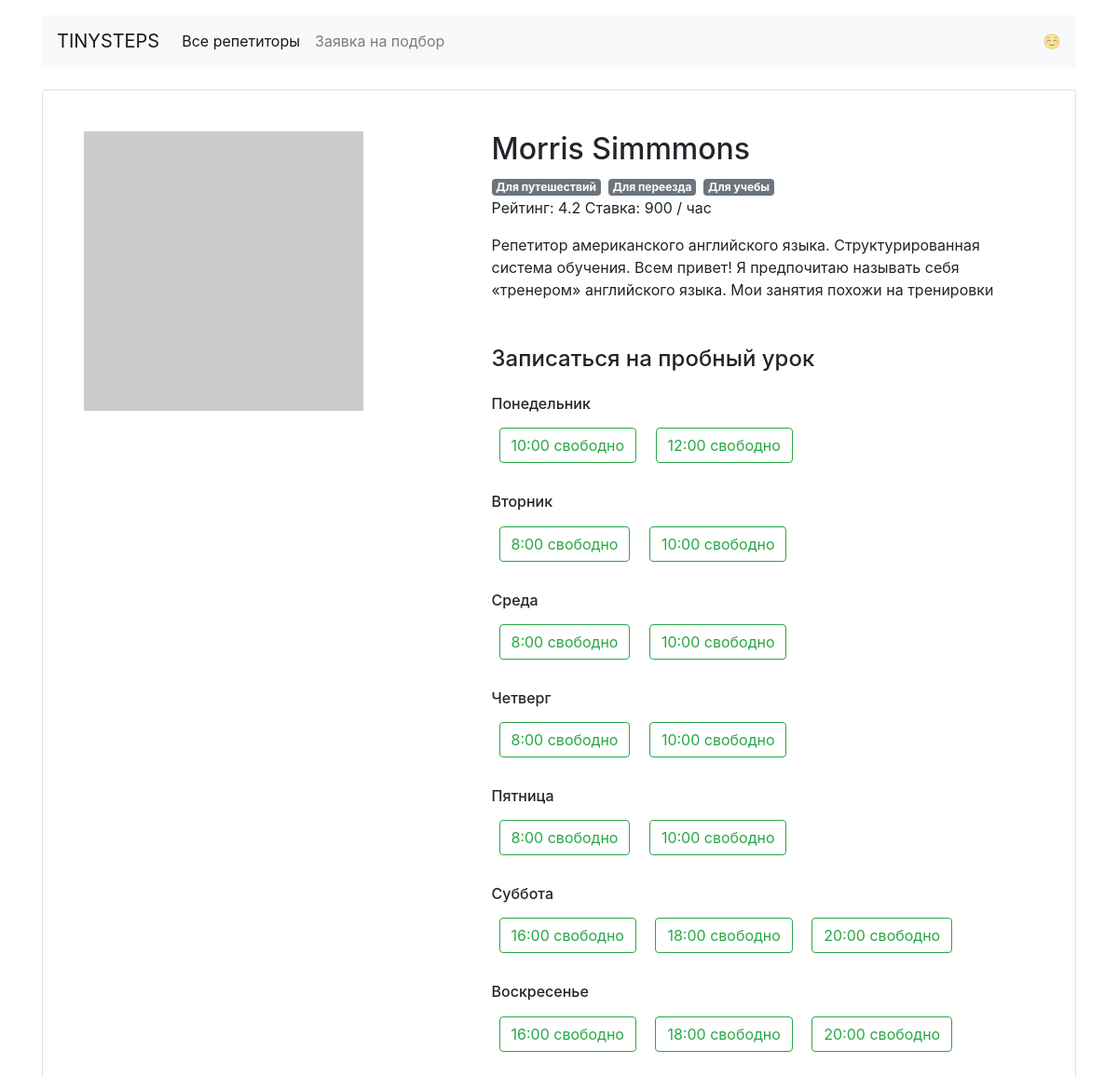
Page /profiles/0/ on the committed database.
### app.py (models this page shows)
class Teacher(db.Model):
    __tablename__ = "teachers"
    id = db.Column(db.Integer, primary_key=True)
    name = db.Column(db.String, nullable=False)
    about = db.Column(db.String, nullable=False)
    rating = db.Column(db.Float, nullable=False)
    picture = db.Column(db.String, nullable=False)
    price = db.Column(db.Integer, nullable=False)
    goals = db.relationship("Goal", secondary=teachers_goals, back_populates="teachers")
    free = db.Column(db.String, nullable=False)

class Goal(db.Model):
    __tablename__ = "goals"
    id = db.Column(db.Integer, primary_key=True)
    link = db.Column(db.String)
    goal = db.Column(db.String)
    pic = db.Column(db.String)
    teachers = db.relationship("Teacher", secondary=teachers_goals, back_populates="goals")

### app.py (the view)
@app.route('/profiles/<int:teacher_id>/')
def show_profile(teacher_id):
    teacher = db.session.query(Teacher).get_or_404(teacher_id)
    free_time = json.loads(teacher.free)
    return render_template("profile.html", teacher=teacher, days=days, week=week, free=free_time)

### templates/profile.html
{% extends "base.html" %}
{% block container %}
  <main class="container mt-3">
    <div class="card my-4 mx-auto">
      <div class="card-body m-2 m-md-4">
        <article class="row">
          <div class="col-5"><img src="{{teacher.picture}}" class="img-fluid" alt=""></div>
          <div class="col-7">
            <section class="teacher=info">
              <h1 class="h2">{{teacher.name}}</h1>
              <p>{% for goal in teacher.goals %}<span class="badge badge-secondary mr-2">{{goal.goal}} </span>{% endfor %} <br>Рейтинг: {{teacher.rating}} Ставка:
                {{teacher.price}} / час</p>
              <p>{{teacher.about}}</p>
            </section>
            <section class="available">
              <h4 class="mb-4 mt-5">Записаться на пробный урок</h4>
              {% for day,times in free.items() %}
                  <h6 class="mt-4">{{days.get(day)}}</h6>
                  {% if True not in times.values() %}
                            <p>Нет свободных уроков</p>
                  {% else %}
                    {% for time,status in times.items() %}
                            {% set ttime = time.split(':') %}
                            {% if status == True %}<a href="/booking/{{teacher.id}}/{{week.get(day)}}/{{ttime[0]}}/" class="btn btn-outline-success m-2">{{time}} свободно</a>{% endif %}
                    {% endfor %}
                  {% endif %}
              {% endfor %}
            </section>
          </div>
        </article>
      </div>
    </div>
  </main>
{% endblock %}

### rows in the picture
Teacher: name "Morris Simmmons", rating "4.2", price "900", about "Репетитор американского английского языка. Структурированная система обучения. Всем привет! Я предпочитаю называть себя «тренером» английского языка. Мои занятия похожи на тренировки"
Goal: goal "Для путешествий"
Goal: goal "Для переезда"
Goal: goal "Для учебы"

### other values in the picture
{{ days.get(day) }} "Понедельник" "Вторник" "Среда" "Четверг" "Пятница" "Суббота" "Воскресенье"
{{ time }} "10:00" "12:00" "8:00" "10:00" "8:00" "10:00" "8:00" "10:00" "8:00" "10:00" "16:00" "18:00" "20:00" "16:00" "18:00" "20:00"
